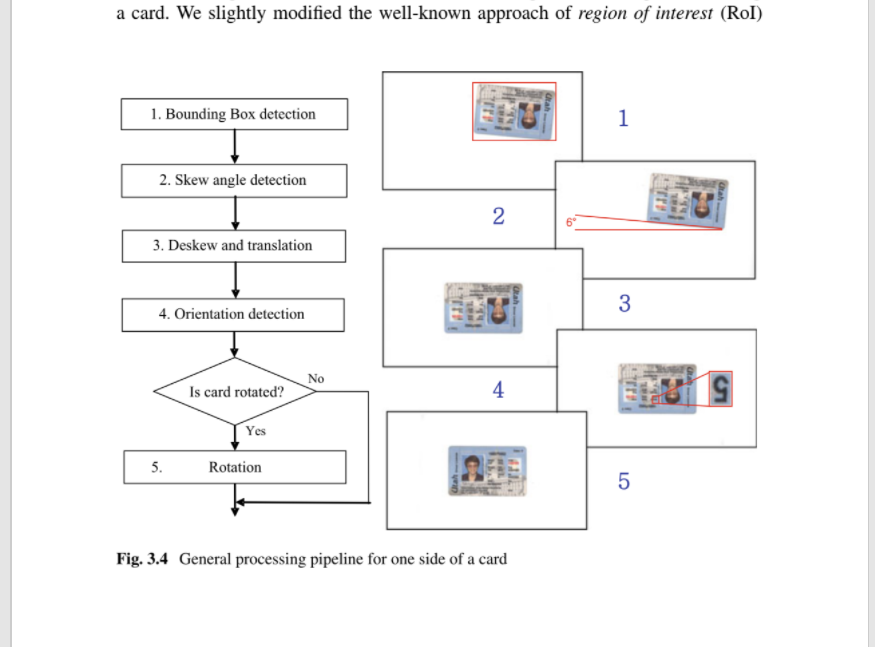
#> input picture orientaation.png, 875 x 647 px
$ python Orientation.py --image orientaation.png
#> lines starting #> are read from the running program, lines starting #| are printed output that depends on the picture; after the words box and inside, x2 and y2 are one past the last pixel; in counts of white or black regions, pixels touching at a corner belong together
import numpy as np
import argparse
import cv2


ap = argparse.ArgumentParser()
ap.add_argument("-i", "--image", required=True, help="path to input image file")
args = vars(ap.parse_args())

image = cv2.imread(args["image"])
#> image is the input picture: shape (647, 875, 3); mean B, G, R 245.3, 245, 245.3

gray = cv2.cvtColor(image, cv2.COLOR_BGR2GRAY)
gray = cv2.bitwise_not(gray)
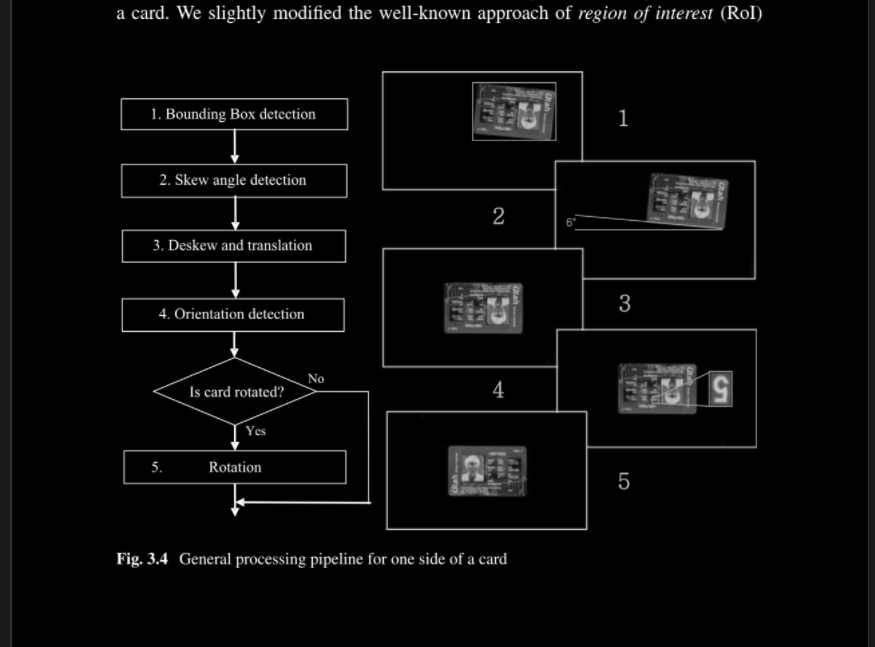
#> gray: shape (647, 875); min 0, max 255, mean 9.9

thresh = cv2.threshold(gray, 0, 255,
                       cv2.THRESH_BINARY | cv2.THRESH_OTSU)[1]
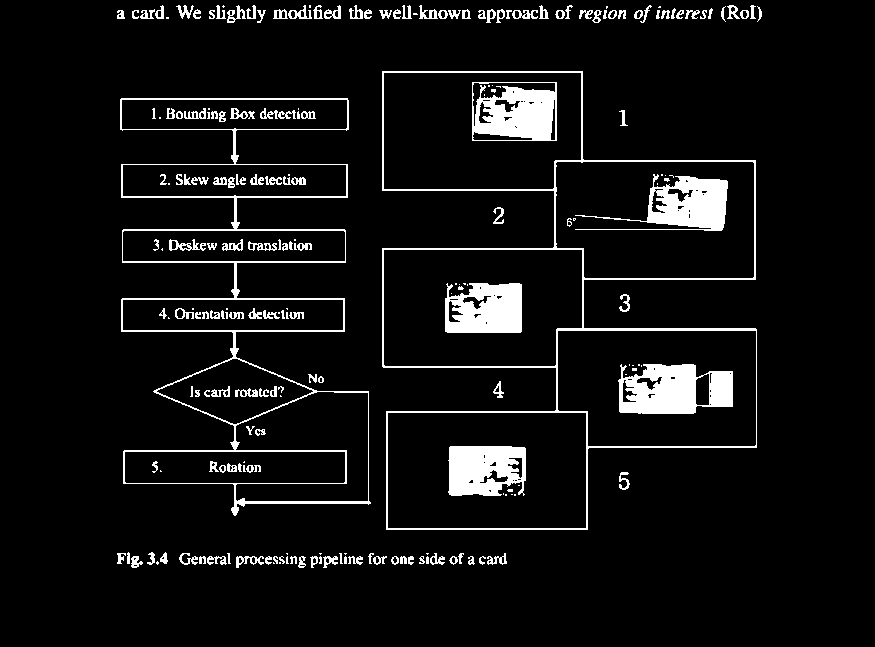
#> thresh: shape (647, 875); 6.9% white; 224 white regions (65 under 20 px), largest, box (x1, y1, x2, y2) and area: (120, 98, 371, 516) 6292, (382, 71, 757, 530) 5952, (618, 364, 733, 414) 4144

coords = np.column_stack(np.where(thresh > 0))
#> coords = 39289 pairs, first value 5 to 567, second value 117 to 761
angle = cv2.minAreaRect(coords)[-1]
#> angle = -90


# range [-90, 0); as the rectangle rotates clockwise the
# returned angle trends to 0 -- in this special case we
# need to add 90 degrees to the angle
if angle < -45:
    angle = -(90 + angle)
#> angle = 0

else:
    angle = -angle

(h, w) = image.shape[:2]
#> h = 647; w = 875
center = (w // 2, h // 2)
#> center = (437, 323)
M = cv2.getRotationMatrix2D(center, angle, 1.0)
#> M = [[1, 0, 0], [0, 1, 0]]
rotated = cv2.warpAffine(image, M, (w, h), flags=cv2.INTER_CUBIC, borderMode=cv2.BORDER_REPLICATE)

cv2.putText(rotated, "Angle: {:.2f} degrees".format(angle),(10, 30), cv2.FONT_HERSHEY_SIMPLEX, 0.7, (0, 0, 255), 2)
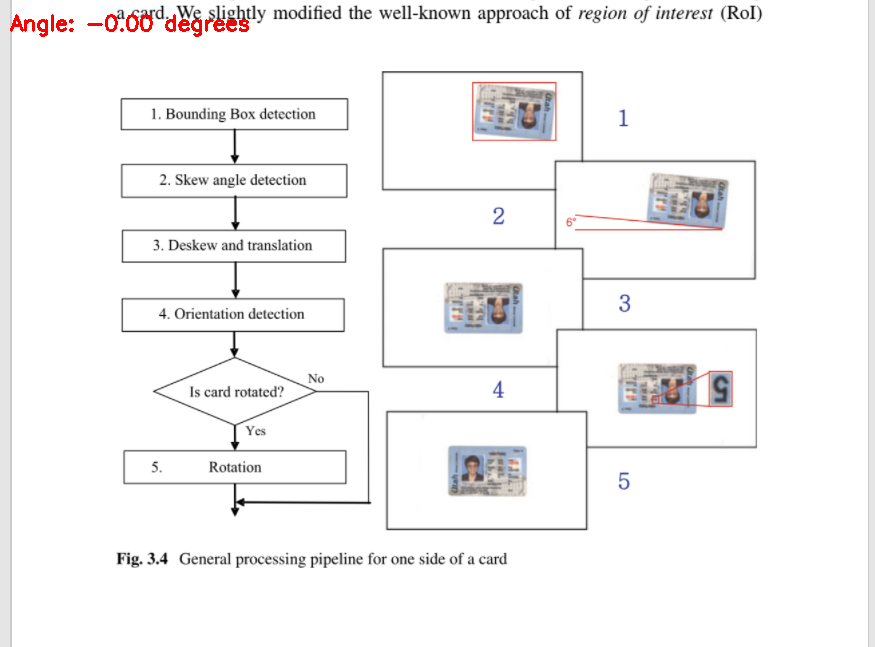
#> rotated: shape (647, 875, 3); 0.28% of pixels changed, all inside (x1, y1, x2, y2) = (10, 14, 249, 37)
print("[INFO] angle: {:.3f}".format(angle))
#| [INFO] angle: -0.000
cv2.imshow("Input", image)
cv2.imshow("Rotated", rotated)
cv2.waitKey(0)
